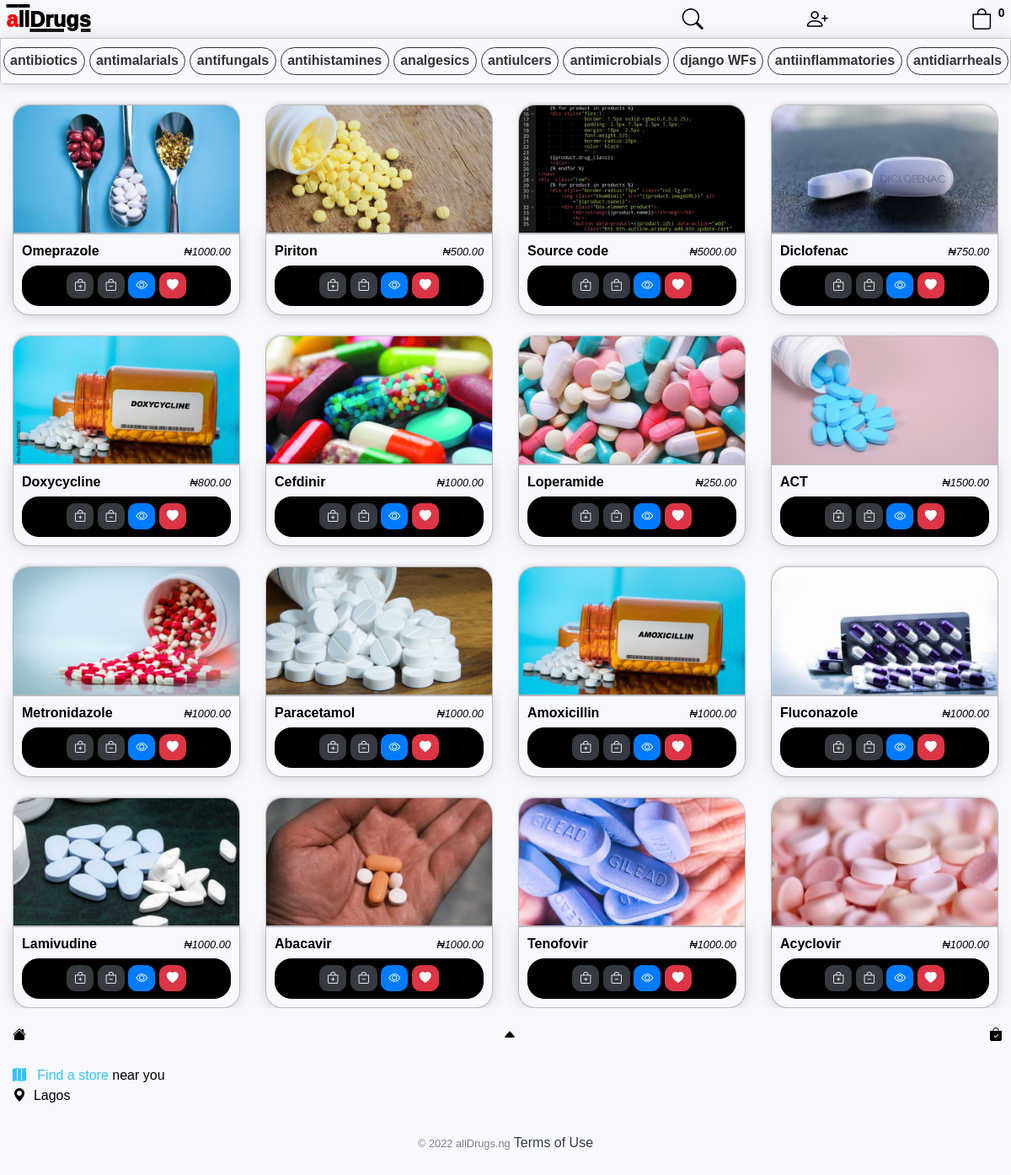
The page / on the database its author committed.
### store/models.py (models this page shows, shortened)
class Category (models.Model):
    name = models.CharField(max_length=200, null= True)
    indication = models.TextField (max_length=2000,blank=True, null=True,default="ailment")

class Product(models.Model):
    name = models.CharField(max_length=200, null=True,default="drug")
    drug_class = models.ManyToManyField(Category,default="analgesic")
    price = models.DecimalField(default=1000,max_digits=10, decimal_places=2)
    digital = models.BooleanField(default=False,null=True,  blank=False)
    image = models.ImageField(null=True, blank=True, default='sample.png', upload_to='uploads/')
    form = models.CharField (max_length=200,null=True,blank=True,default='Tablet',choices=dosage_form)
    dosage = models.CharField (max_length=200,blank=True,null=True,default="100mg")
    indication = models.TextField (max_length=2000,blank=True, null=True,default="ailment")
    prescription = models.CharField(max_length=1000,blank=True,null=True,default="daily")
    color = ColorField(default='#FF0000',format="hexa", image_field="image")
    views = models.IntegerField(default=0)
    liked = models.ManyToManyField(Customer, default=None, blank= True,  related_name = 'liked')
    @property
    def imageURL(self):
        try:
            url = self.image.url
        except:
            url=''
        return url

### store/views.py (the view)
# urls.py: path("", include ('store.urls')),
def store(request):
	data = cartData(request)
	cartItems = data['cartItems']
	order = data['order']
	items = data['items']
	category = Category.objects.all()
	products = Product.objects.all()
	context = {'products':products,'category':category, 'cartItems':cartItems}
	return render(request, 'store/store.html', context)

### store/utils.py (called while the page is built, shortened)
def cookieCart(request):
	try:
		cart = json.loads(request.COOKIES['cart'])
	except:
		cart = {}
	print('CART:', cart)
	items = []
	order = {'get_cart_total':0, 'get_cart_items':0, 'shipping':False}
	cartItems = order['get_cart_items']
	return {'cartItems':cartItems ,'order':order, 'items':items}

def cartData(request):
	if request.user.is_authenticated:
		customer = request.user.customer
		order, created = Order.objects.get_or_create(customer=customer, complete=False)
		items = order.orderitem_set.all()
		cartItems = order.get_cart_items
	else:
		cookieData = cookieCart(request)
		cartItems = cookieData['cartItems']
		order = cookieData['order']
		items = cookieData['items']
	return {'cartItems':cartItems ,'order':order, 'items':items}

### store/templates/store/store.html
{% extends "store/main.html" %}
{% load static %}
{% block content %}
<nav id="drug_class_nav" style="overflow:auto" class="navbar sticky-top">
    {% for category in category %}
    <div id="drug_class">
        <a href="{% url 'drug_class' category.id %}">
            {{category.name}}
        </a>
    </div>
    {% endfor %}
</nav>
<div class="row" style="display:flex; justify-content: space-between;overflow:auto">
    {% for product in products %}
    <div id="cart-product" style="" class="col-lg-4">
        <img style="border-radius: 20px 20px 0px 0px; margin-top:14px" class="thumbnail" src="{{product.imageURL}}" alt="{{product.name}}">
        <div align="center" class="box-element store" style="overflow:auto; border-radius:0px 0px 20px 20px">
            <div style="display:flex" align="center">
                <h6 style="flex:1.5" class="text-left">
                    <a href="{% url 'product' product.id %}">
                        <strong>{{product.name}}</strong>
                    </a>
                </h6>
                <h6 class="text-right" style="flex:0.5">
                    <small>
                        <i>₦{{product.price|floatformat:2}}</i>
                    </small>
                </h6>
            </div>
            <div style="border: 1px solid black; border-radius:20px; padding:7.5px 6px 7.5px 6px;background:black">
                <button data-product={{product.id}} data-action="add" class="btn btn-dark add-btn update-cart btn-sm">
                    <i class="bi bi-bag-plus"></i>
                </button>
                <button data-product={{product.id}} data-action="remove" class="btn btn-dark remove-btn update-cart btn-sm">
                    <i class="bi bi-bag-dash"></i>
                </button>
                <a class="btn btn-primary btn-sm" href="{% url 'product' product.id %}">
                    <i class="bi bi-eye"></i>
                </a>
                <a href="#"
                    id="heart" class="btn btn-danger btn-sm">
                        <i class="bi bi-heart-fill"></i>
                </a>
            </div>
        </div>
    </div>
    {% endfor %}
</div>
{% endblock content %}

### static/css/main.css (style rules this page uses)
body { background-color: #f8f8ff!important; font-weight: 400; font-family:'Choco cooky',reross-quadratic, sans-serif; color: #000; font-style: normal; padding:0px; margin:0px; overflow: scroll; }
#drug_class_nav { display: flex; flex-direction: column; border: .2px solid rgba(0,0,0,0.25); overflow: scroll; box-shadow: hsl(0, 0%, 80%) 0 0 16px; padding: 0px 0px 0px 0px; background-color: #f8f8ff; opacity: .8; border-radius: 0px 0px 5px 5px; height: 55px; }
#drug_class { flex: 1; border: 1px solid rgba(0,0,0,1); padding: 2.5px 7.5px 2.5px 7.5px; margin: 10px 2.5px; font-weight: 575; background: #f8f8ff; border-radius: 20px; color: #000; }
#drug_class a ,.store h6 a { color:#000; }
h1,h2,h3,h4,h5,h6 { color: #000; }
.box-element { box-shadow: hsl(0, 0%, 80%) 0 0 16px; background-color: #f8f8ff; border: .2px solid rgba(0,0,0,0.25); padding: 10px; width:100%; }
.thumbnail { background: #f8f8ff; border: .2px solid rgba(0,0,0,0.25); width: 100%; height:auto; -webkit-box-shadow: -1px -3px 5px -2px rgba(214,214,214,1); -moz-box-shadow: -1px -3px 5px -2px rgba(214,214,214,1); box-shadow: -1px -3px 5px -2px rgba(214,214,214,1); }
.col-lg-4, .col-lg-6, .col-lg-8, .col-lg-12 { margin-top: 10px; }
.btn { border-radius: 10px; }
#cart-product { border-radius:15px; flex:50%; }
@media screen and (min-width: 480px) { #cart-product { flex:25%; } }
.row { width:100%; margin:0px; padding: 0px; }
.store { background:#f8f8ff; }

### static/css/main_dark.css (style rules this page uses)
body { background-color: rgb(37,37,37,1)!important; font-weight: 400; font-family: 'Choco cooky',reross-quadratic, sans-serif; color: white; font-style: normal; margin:0px; padding:0px; }
#drug_class_nav { display: flex; flex-direction: column; overflow: scroll; box-shadow: hsl(0, 0%, 20%) 0 0 16px; padding: 0px 0px 0px 0px; background-color: #070700; opacity: .8; border-radius: 0px 0px 5px 5px; height: 55px; }
#drug_class { flex: 1; border: 1.5px solid rgba(255,255,255,0.25); padding: 2.5px 7.5px 2.5px 7.5px; margin: 10px 2.5px; font-weight: 575; border-radius: 20px; color: white; }
#drug_class a { color:white; }
h1,h2,h3,h4,h5,h6 { color: white; }
.box-element { box-shadow: hsl(0, 0%, 20%) 0 0 16px; background-color: #070700; border-radius: 20px; padding: 10px; }
.thumbnail { background: #070700; width: 100%; height: auto; -webkit-box-shadow: -1px -3px 5px -2px rgba(41,41,41,1); -moz-box-shadow: -1px -3px 5px -2px rgba(41,41,41,1); box-shadow: -1px -3px 5px -2px rgba(41,41,41,1); }
.col-lg-4, .col-lg-6, .col-lg-8, .col-lg-12 { margin-top: 10px; }
.btn { border-radius: 10px; }
#cart-product { border-radius:15px; flex:50%; }
@media screen and (min-width: 480px) { #cart-product { flex:25%; } }
.row { width:100%; margin:0px; padding: 0px; }
.store { background: #070700; }

### rows shown on the page
Category: name "antibiotics"
Category: name "antimalarials"
Category: name "antifungals"
Category: name "antihistamines"
Category: name "analgesics"
Category: name "antiulcers"
Category: name "antimicrobials"
Category: name "django WFs"
Category: name "antiinflammatories"
Category: name "antidiarrheals"
Product: imageURL (picture), name "Omeprazole", price "1000.00"
Product: imageURL (picture), name "Piriton", price "500.00"
Product: imageURL (picture), name "Source code", price "5000.00"
Product: imageURL (picture), name "Diclofenac", price "750.00"
Product: imageURL (picture), name "Doxycycline", price "800.00"
Product: imageURL (picture), name "Cefdinir", price "1000.00"
Product: imageURL (picture), name "Loperamide", price "250.00"
Product: imageURL (picture), name "ACT", price "1500.00"
Product: imageURL (picture), name "Metronidazole", price "1000.00"
Product: imageURL (picture), name "Paracetamol", price "1000.00"
Product: imageURL (picture), name "Amoxicillin", price "1000.00"
Product: imageURL (picture), name "Fluconazole", price "1000.00"
Product: imageURL (picture), name "Lamivudine", price "1000.00"
Product: imageURL (picture), name "Abacavir", price "1000.00"
Product: imageURL (picture), name "Tenofovir", price "1000.00"
Product: imageURL (picture), name "Acyclovir", price "1000.00"

### other values the page prints
{{ cartItems }} "0"
